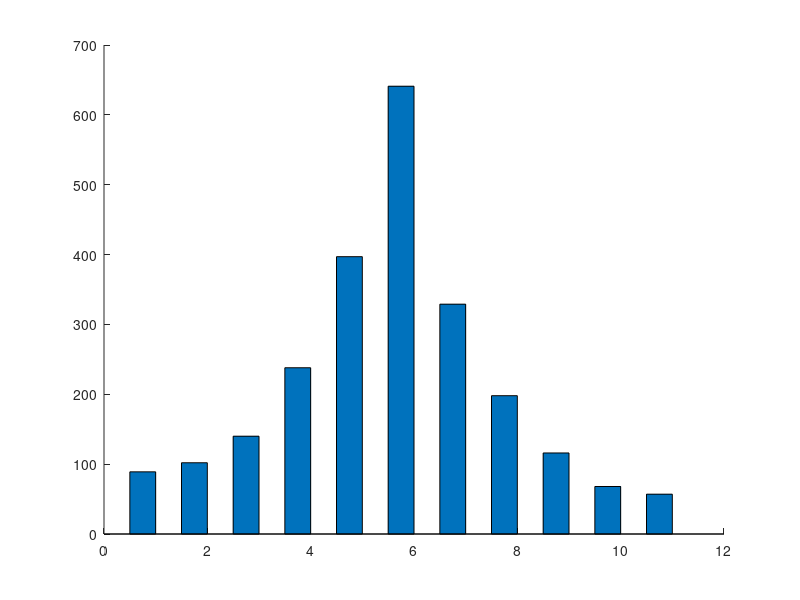

Reproduce this figure in MATLAB. (Note: this script raises an error after producing the figure.)
%CREATEFIGURE
color1 = '#118DF0'; color1 = sscanf(color1(2:end),'%2x%2x%2x',[1 3])/255; % light blue
color2 = '#78c0a8'; color2 = sscanf(color2(2:end),'%2x%2x%2x',[1 3])/255; % green
color3 = '#004182'; color3 = sscanf(color3(2:end),'%2x%2x%2x',[1 3])/255; % heavy blue
color4 = '#FF4B68'; color4 = sscanf(color4(2:end),'%2x%2x%2x',[1 3])/255; % red

% color5 = '#fcebb6'; color5 = sscanf(color5(2:end),'%2x%2x%2x',[1 3])/255; % yellow
% color6 = '#7FB8DE'; color6 = sscanf(color6(2:end),'%2x%2x%2x',[1 3])/255; % blue
% color6 = '#4695d6'; color6 = sscanf(color6(2:end),'%2x%2x%2x',[1 3])/255; % blue

color5 = '#fcebb6'; color5 = sscanf(color5(2:end),'%2x%2x%2x',[1 3])/255; % yellow
color6 = '#7FB8DE'; color6 = sscanf(color6(2:end),'%2x%2x%2x',[1 3])/255; % blue
% color6 = '#4695d6'; color6 = sscanf(color6(2:end),'%2x%2x%2x',[1 3])/255; % blue

color7 = '#ffffff'; color7 = sscanf(color7(2:end),'%2x%2x%2x',[1 3])/255; % white
color8 = '#F5F5F5'; color8 = sscanf(color8(2:end),'%2x%2x%2x',[1 3])/255; % gray
color9 = '#0F0F0F'; color9 = sscanf(color9(2:end),'%2x%2x%2x',[1 3])/255; % black
color10 = '#969696'; color10 = sscanf(color10(2:end),'%2x%2x%2x',[1 3])/255; % heavy gray

p1_Color=color9; p1_MarkerFaceColor=color10;
p2_Color=color9; p2_MarkerFaceColor=color8;
p3_Color=color9; p3_MarkerFaceColor=color7;
p4_Color=color9; p4_MarkerFaceColor=color8;

folder = 'result\';

for k =1:1
    figure
    
    x = 1:11; 	
    y =[89 1049 ;
        102 1046 ;
        140 1045 ;
        238 1037 ;
        397 1021 ;
        641 988 ;
        329 1093 ;
        198 1121 ;
        116 1119 ;
        68 1137;
        57 1144;];
    b = bar(x, y, 1,'FaceAlpha',.8);  	
    
    hT = [];
    for i = 1:length(x)
        text(x(i)-0.15,y(i,1)+5,num2str(y(i,1)),'HorizontalAlignment','center', 'VerticalAlignment','bottom','FontSize',8);
        text(x(i)+0.15,y(i,2)+5,num2str(y(i,2)),'HorizontalAlignment','center', 'VerticalAlignment','bottom','FontSize',8);
    end

    
    set(b(:,1),'FaceColor',color6);
    set(b(:,2),'FaceColor',color5);
    ylabel('Round','FontSize',15);
    xlabel('(\alpha,\beta)','FontSize',15);
    axis([0.5 11.5 0 1400]);  
    legend({'FND','HND'},'FontSize',12,'Location','NorthWest');
    set(gca,'YGrid','on','GridLineStyle','-', 'xticklabel', {'(0,1)','(0.1,0.9)','(0.2,0.8)','(0.3,0.7)','(0.4,0.6)',...
        '(0.5,0.5)','(0.6,0.4)','(0.7,0.3)','(0.8,0.2)','(0.9,0.1)','(1,0)'});

    s=strcat(folder,'tradeoff');
    savefig(s);
    s=strcat(s,'.png');
    saveas(gcf,s);
end


